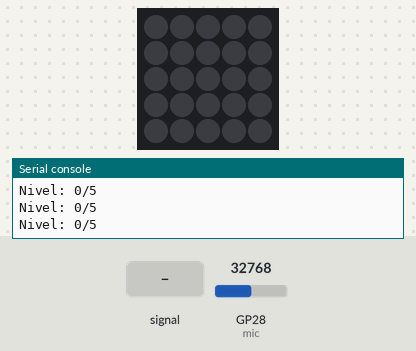
Recording of a program running on a simulated Raspberry Pi Pico running MicroPython. Shown: 5×5 RGB LED matrix, the last lines printed to the serial console. The inputs (shaded band) are chosen by the test bench; at power-on: GP28 (mic) = 32768 (analog values on the 0–65535 scale). Dim RGB values are drawn brighter than linear; the 25 LEDs are laid out as on the BitDogLab board (LED 0 bottom right, every second row reversed). At 10.7 s the program stops and its outputs stay as they are.

Above: at 1.2 s.
1.3 s: GP28 (mic) fed a 200 Hz sine of ±5242 counts around its level
At 2.51 s:
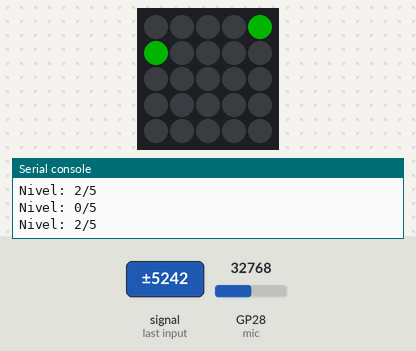
3.1 s: GP28 (mic) set to 45874
At 3.4 s:
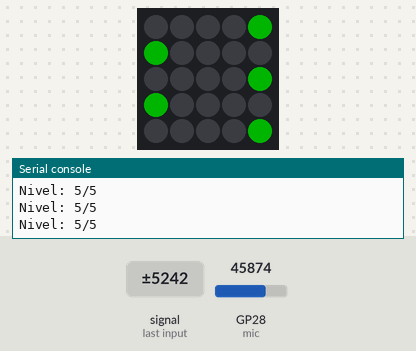
4.6 s: GP28 (mic) fed a 1000 Hz sine of ±16383 counts around its level
6.1 s: GP28 (mic) set to 32767
At 7.0 s:
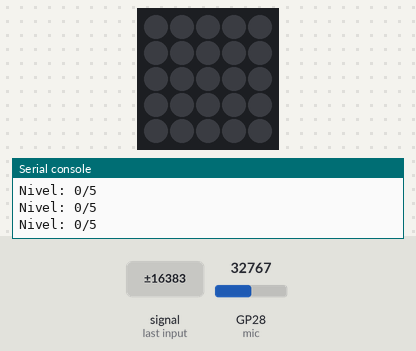
7.6 s: GP28 (mic) set to 19660
At 8.1 s:
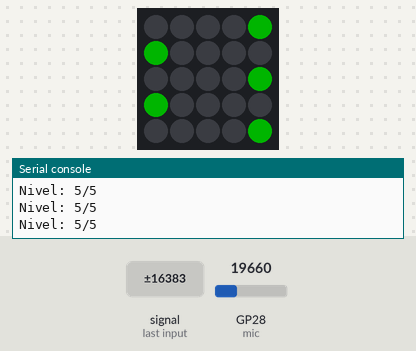
Timing chart, 0 to 10.6 s (numbered marks = the images above; inputs shaded):
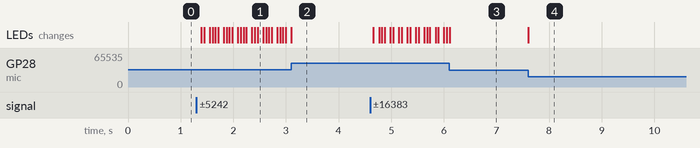

The program:

vu_meter.py
```python
# vu_meter.py
# Medidor de volume usando o microfone
# Blocos: Medidor de barulho na Matriz, Medidor de barulho no Display

from machine import Pin, ADC
import neopixel
import time

# Configuração do microfone (GPIO28)
MIC_PIN = 28
mic = ADC(Pin(MIC_PIN))
mic.width(ADC.WIDTH_12BIT)
mic.atten(ADC.ATTN_11DB)

# Configuração da matriz de LEDs
NEOPIXEL_PIN = 7
np = neopixel.NeoPixel(Pin(NEOPIXEL_PIN), 25)

# Mapeamento da matriz (coluna 0 = base)
def led_para_nivel(nivel):
    """Converte nível (0-5) para LEDs acesos na coluna 0."""
    leds = []
    for i in range(nivel):
 # Coluna 0, da base para cima
        led_idx = 20 - i * 5  # 20, 15, 10, 5, 0
        leds.append(led_idx)
    return leds

def ler_nivel_som():
    """
    Lê o nível do som do microfone.

    Returns:
        int: Nível de 0 (silêncio) a 5 (barulho máximo)
    """
 # Lê múltiplas amostras para suavizar
    soma = 0
    for _ in range(10):
        valor = mic.read()
        soma += valor
        time.sleep_us(100)

    media = soma // 10

 # Converte para nível 0-5 (ajustar limiares conforme necessário)
 # Valor típico em silêncio: ~2048
 # Valor máximo: ~4095
    diff = abs(media - 2048)

    if diff < 50:
        return 0
    elif diff < 200:
        return 1
    elif diff < 400:
        return 2
    elif diff < 600:
        return 3
    elif diff < 800:
        return 4
    else:
        return 5

def ler_intensidade_som():
    """
    Lê a intensidade do som como porcentagem.

    Returns:
        int: Intensidade de 0 a 100
    """
    soma = 0
    for _ in range(10):
        valor = mic.read()
        soma += abs(valor - 2048)
        time.sleep_us(100)

    media = soma // 10
 # Mapeia 0-2048 para 0-100
    return min(100, (media * 100) // 2048)

def vu_meter_matriz(cor, brilho=30):
    """
    Mostra o nível do som na matriz de LEDs.

    Args:
        cor: Tupla (R, G, B)
        brilho: Intensidade de 0 a 100
    """
    nivel = ler_nivel_som()
    intensidade = brilho / 100 * 0.5

 # Limpa a matriz
    for i in range(25):
        np[i] = (0, 0, 0)

 # Acende LEDs conforme o nível
    r = int(cor[0] * intensidade)
    g = int(cor[1] * intensidade)
    b = int(cor[2] * intensidade)

    leds = led_para_nivel(nivel)
    for led_idx in leds:
        np[led_idx] = (r, g, b)

    np.write()
    return nivel

# Exemplo de uso
if __name__ == "__main__":
    print("VU Meter iniciado. Faça barulho!")

    for _ in range(200):
        nivel = vu_meter_matriz((0, 255, 0), 50)
        print(f"Nivel: {nivel}/5")
        time.sleep_ms(50)

 # Desliga a matriz
    for i in range(25):
        np[i] = (0, 0, 0)
    np.write()
```

Measured:
- after the input at 1.3 s, the LEDs: change after 0.09 s (image 1)
- after the input at 6.1 s, the LEDs: change at once (image 3)
- after the input at 7.6 s, the LEDs: change at once (image 4)
